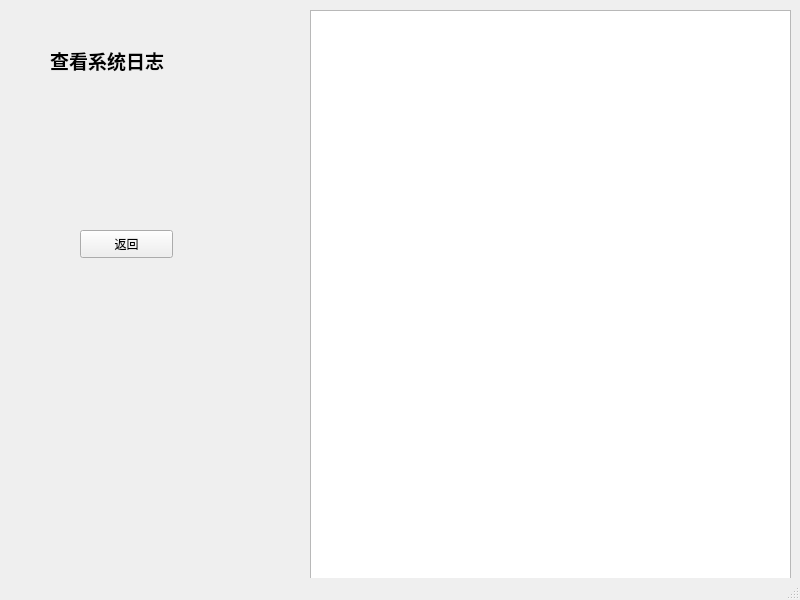
<?xml version="1.0" encoding="UTF-8"?>
<ui version="4.0">
 <class>QtSystemLog</class>
 <widget class="QMainWindow" name="QtSystemLog">
  <property name="geometry">
   <rect>
    <x>0</x>
    <y>0</y>
    <width>800</width>
    <height>600</height>
   </rect>
  </property>
  <property name="windowTitle">
   <string>MainWindow</string>
  </property>
  <widget class="QWidget" name="centralwidget">
   <widget class="QPushButton" name="pushButton_2">
    <property name="geometry">
     <rect>
      <x>80</x>
      <y>230</y>
      <width>93</width>
      <height>28</height>
     </rect>
    </property>
    <property name="text">
     <string>返回</string>
    </property>
   </widget>
   <widget class="QListWidget" name="listWidget">
    <property name="geometry">
     <rect>
      <x>310</x>
      <y>10</y>
      <width>481</width>
      <height>571</height>
     </rect>
    </property>
   </widget>
   <widget class="QLabel" name="label_7">
    <property name="geometry">
     <rect>
      <x>50</x>
      <y>40</y>
      <width>141</width>
      <height>41</height>
     </rect>
    </property>
    <property name="text">
     <string>&lt;html&gt;&lt;head/&gt;&lt;body&gt;&lt;p&gt;&lt;span style=&quot; font-size:14pt; font-weight:600;&quot;&gt;查看系统日志&lt;/span&gt;&lt;/p&gt;&lt;/body&gt;&lt;/html&gt;</string>
    </property>
   </widget>
  </widget>
  <widget class="QStatusBar" name="statusbar"/>
 </widget>
 <resources/>
 <connections/>
</ui>
